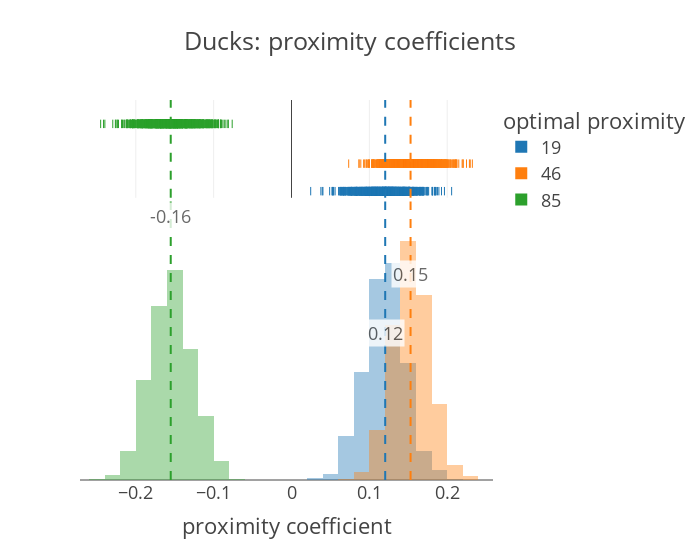

Notebook code for this chart:
### Code cell
ducks_coefs_plot = plot_coefs(duck_outcomes, "Ducks: proximity coefficients", ann_start_y = 200, ann_break_y = 80, generate_object = True)

ducks_coefs_plot.show()

pio.write_image(ducks_coefs_plot, 'exported_figures/duck_coefs_plot.png', 
               engine = "kaleido", width=600, height=600, scale=5)

### Figure 1 — Plotly figure (JSON) as saved in the notebook; plotly's stock layout.template omitted (floating-point values rounded to 4 significant figures; data arrays with more than 128 entries replaced by an {"elided": "..."} marker saying what was removed)
{"data": [{"alignmentgroup": "True", "bingroup": "x", "hovertemplate": "optimal proximity=19<br>proximity coefficient=%{x}<br>count=%{y}<extra></extra>", "legendgroup": "19", "marker": {"color": "#1F77B4", "opacity": 0.4, "pattern": {"shape": ""}}, "name": "19", "offsetgroup": "19", "orientation": "v", "showlegend": true, "type": "histogram", "x": {"elided": "1000 float values"}, "xaxis": "x", "yaxis": "y"}, {"alignmentgroup": "True", "boxpoints": "all", "fillcolor": "rgba(255,255,255,0)", "hoveron": "points", "hovertemplate": "optimal proximity=19<br>proximity coefficient=%{x}<extra></extra>", "jitter": 0, "legendgroup": "19", "line": {"color": "rgba(255,255,255,0)"}, "marker": {"color": "#1F77B4", "symbol": "line-ns-open"}, "name": "19", "offsetgroup": "19", "showlegend": false, "type": "box", "x": {"elided": "1000 float values"}, "xaxis": "x2", "yaxis": "y2"}, {"alignmentgroup": "True", "bingroup": "x", "hovertemplate": "optimal proximity=46<br>proximity coefficient=%{x}<br>count=%{y}<extra></extra>", "legendgroup": "46", "marker": {"color": "#FF7F0E", "opacity": 0.4, "pattern": {"shape": ""}}, "name": "46", "offsetgroup": "46", "orientation": "v", "showlegend": true, "type": "histogram", "x": {"elided": "1000 float values"}, "xaxis": "x", "yaxis": "y"}, {"alignmentgroup": "True", "boxpoints": "all", "fillcolor": "rgba(255,255,255,0)", "hoveron": "points", "hovertemplate": "optimal proximity=46<br>proximity coefficient=%{x}<extra></extra>", "jitter": 0, "legendgroup": "46", "line": {"color": "rgba(255,255,255,0)"}, "marker": {"color": "#FF7F0E", "symbol": "line-ns-open"}, "name": "46", "offsetgroup": "46", "showlegend": false, "type": "box", "x": {"elided": "1000 float values"}, "xaxis": "x2", "yaxis": "y2"}, {"alignmentgroup": "True", "bingroup": "x", "hovertemplate": "optimal proximity=85<br>proximity coefficient=%{x}<br>count=%{y}<extra></extra>", "legendgroup": "85", "marker": {"color": "#2CA02C", "opacity": 0.4, "pattern": {"shape": ""}}, "name": "85", "offsetgroup": "85", "orientation": "v", "showlegend": true, "type": "histogram", "x": {"elided": "1000 float values"}, "xaxis": "x", "yaxis": "y"}, {"alignmentgroup": "True", "boxpoints": "all", "fillcolor": "rgba(255,255,255,0)", "hoveron": "points", "hovertemplate": "optimal proximity=85<br>proximity coefficient=%{x}<extra></extra>", "jitter": 0, "legendgroup": "85", "line": {"color": "rgba(255,255,255,0)"}, "marker": {"color": "#2CA02C", "symbol": "line-ns-open"}, "name": "85", "offsetgroup": "85", "showlegend": false, "type": "box", "x": {"elided": "1000 float values"}, "xaxis": "x2", "yaxis": "y2"}], "layout": {"annotations": [{"bgcolor": "white", "opacity": 0.8, "showarrow": false, "text": "0.12", "x": 0.1204, "y": 200}, {"bgcolor": "white", "opacity": 0.8, "showarrow": false, "text": "0.15", "x": 0.1529, "y": 280}, {"bgcolor": "white", "opacity": 0.8, "showarrow": false, "text": "-0.16", "x": -0.1551, "y": 360}], "barmode": "overlay", "legend": {"title": {"text": "optimal proximity"}, "tracegroupgap": 0}, "shapes": [{"line": {"color": "#1f77b4", "dash": "dash"}, "name": "Median (0.12035326659679413)", "type": "line", "x0": 0.1204, "x1": 0.1204, "xref": "x", "y0": 0, "y1": 1, "yref": "y domain"}, {"line": {"color": "#1f77b4", "dash": "dash"}, "name": "Median (0.12035326659679413)", "type": "line", "x0": 0.1204, "x1": 0.1204, "xref": "x2", "y0": 0, "y1": 1, "yref": "y2 domain"}, {"line": {"color": "#ff7f0e", "dash": "dash"}, "name": "Median (0.1529311239719391)", "type": "line", "x0": 0.1529, "x1": 0.1529, "xref": "x", "y0": 0, "y1": 1, "yref": "y domain"}, {"line": {"color": "#ff7f0e", "dash": "dash"}, "name": "Median (0.1529311239719391)", "type": "line", "x0": 0.1529, "x1": 0.1529, "xref": "x2", "y0": 0, "y1": 1, "yref": "y2 domain"}, {"line": {"color": "#2ca02c", "dash": "dash"}, "name": "Median (-0.15514570474624634)", "type": "line", "x0": -0.1551, "x1": -0.1551, "xref": "x", "y0": 0, "y1": 1, "yref": "y domain"}, {"line": {"color": "#2ca02c", "dash": "dash"}, "name": "Median (-0.15514570474624634)", "type": "line", "x0": -0.1551, "x1": -0.1551, "xref": "x2", "y0": 0, "y1": 1, "yref": "y2 domain"}], "title": {"text": "Ducks: proximity coefficients"}, "width": 700, "xaxis": {"anchor": "y", "domain": [0, 1], "title": {"text": "proximity coefficient"}}, "xaxis2": {"anchor": "y2", "domain": [0, 1], "matches": "x", "showgrid": true, "showticklabels": false}, "yaxis": {"anchor": "x", "domain": [0, 0.7326], "showgrid": false, "showticklabels": false, "title": {}}, "yaxis2": {"anchor": "x2", "domain": [0.7426, 1], "matches": "y2", "showgrid": false, "showline": false, "showticklabels": false, "ticks": ""}}}
